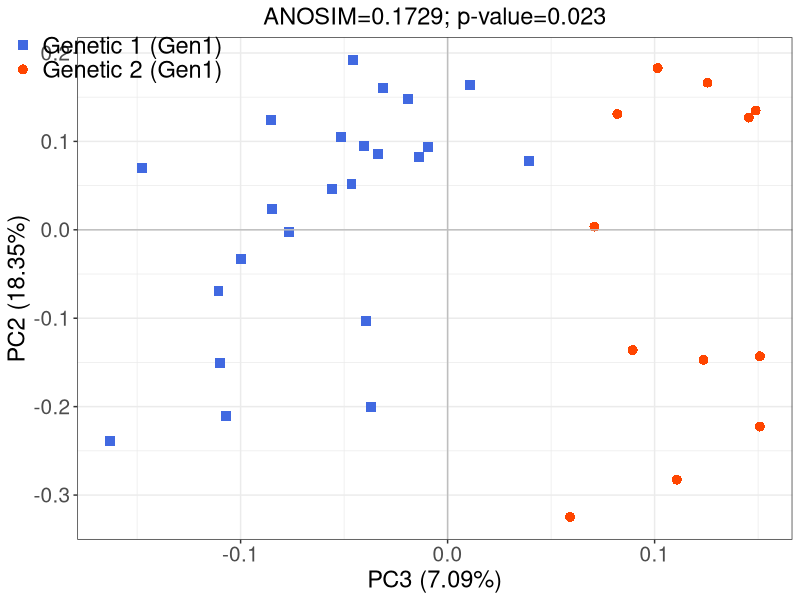

The R script that drew this image:
#!/usr/bin/env Rscript
## Purpose of script: beta diversity pcoa plot
## Date created: 13.07.2020
## Author: luigui gallardo-becerra (bfllg77@gmail.com)

#Installation of packages
#install.packages('optparse')
library("ggplot2")

#Data input
data <- read.table(file = "pcoa_data.txt",
    header = TRUE,
    sep = '\t')

group = data$Genetic

#Define colors
colors <- c("royalblue", "orangered")

#Define shapes
shapes <- c(15, 16)

# Creation of the graph
theme_set(theme_bw())
graph <- ggplot(data, aes(y = pc2.0.18351911740638438., x = pc3.0.07089508464704075.)) +
geom_point(aes(col=group,
    shape=group),
    size = 3) +
scale_color_manual(values = colors) +
scale_shape_manual(values = shapes) +
labs(x="PC3 (7.09%)", 
    y="PC2 (18.35%)",
    title = "ANOSIM=0.1729; p-value=0.023") +
geom_hline(yintercept=0,
    color = "gray") +
geom_vline(xintercept=0,
    color = "gray") +
  theme(legend.title = element_blank(),
        legend.position = c(0.055, 0.96),
        legend.background = element_blank(),
        legend.text = element_text(size=17),
        axis.text.x = element_text(size=15),
        axis.text.y = element_text(size=15),
        axis.title.x = element_text(size = 17),
        axis.title.y = element_text(size = 17),
        plot.title = element_text(hjust = 0.5,
                                  size = 17))

#Plot pdf
pdf(file = "genetic.pdf")
graph
dev.off()
